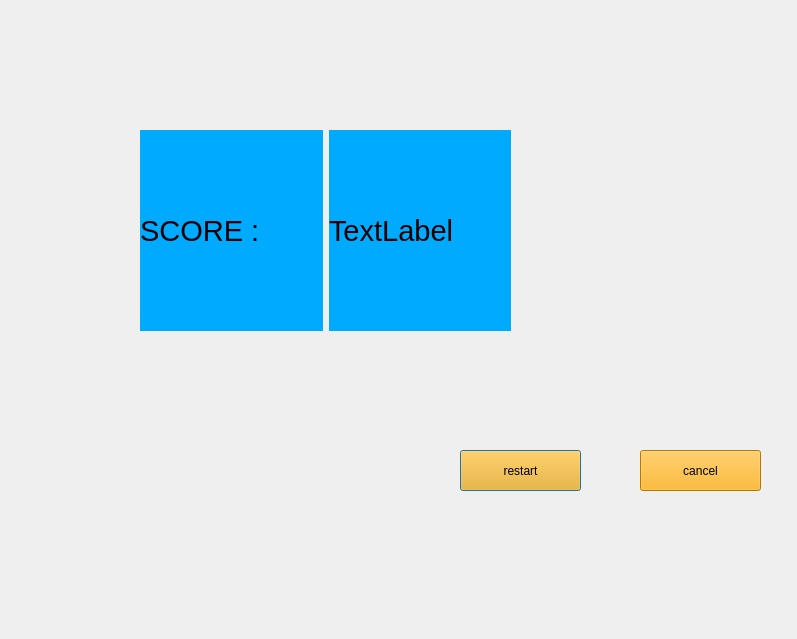
<?xml version="1.0" encoding="UTF-8"?>
<ui version="4.0">
 <class>Score_window</class>
 <widget class="QDialog" name="Score_window">
  <property name="geometry">
   <rect>
    <x>0</x>
    <y>0</y>
    <width>797</width>
    <height>639</height>
   </rect>
  </property>
  <property name="windowTitle">
   <string>Dialog</string>
  </property>
  <property name="autoFillBackground">
   <bool>false</bool>
  </property>
  <property name="styleSheet">
   <string notr="true">background-image: url(:/background/pics/score_background.jpg);</string>
  </property>
  <widget class="QPushButton" name="restart">
   <property name="geometry">
    <rect>
     <x>460</x>
     <y>450</y>
     <width>121</width>
     <height>41</height>
    </rect>
   </property>
   <property name="styleSheet">
    <string notr="true">background-color: rgb(255, 170, 0);
selection-color: rgb(255, 170, 0);
alternate-background-color: rgb(255, 170, 0);</string>
   </property>
   <property name="text">
    <string>restart</string>
   </property>
  </widget>
  <widget class="QPushButton" name="Cancel">
   <property name="geometry">
    <rect>
     <x>640</x>
     <y>450</y>
     <width>121</width>
     <height>41</height>
    </rect>
   </property>
   <property name="styleSheet">
    <string notr="true">background-color: rgb(255, 170, 0);</string>
   </property>
   <property name="text">
    <string>cancel</string>
   </property>
  </widget>
  <widget class="QWidget" name="">
   <property name="geometry">
    <rect>
     <x>140</x>
     <y>130</y>
     <width>371</width>
     <height>201</height>
    </rect>
   </property>
   <layout class="QHBoxLayout" name="horizontalLayout">
    <item>
     <widget class="QLabel" name="label">
      <property name="font">
       <font>
        <pointsize>22</pointsize>
       </font>
      </property>
      <property name="styleSheet">
       <string notr="true">background-color: rgb(0, 170, 255);</string>
      </property>
      <property name="text">
       <string>SCORE :</string>
      </property>
     </widget>
    </item>
    <item>
     <widget class="QLabel" name="label_2">
      <property name="font">
       <font>
        <pointsize>22</pointsize>
       </font>
      </property>
      <property name="styleSheet">
       <string notr="true">background-color: rgb(0, 170, 255);</string>
      </property>
      <property name="text">
       <string>TextLabel</string>
      </property>
     </widget>
    </item>
   </layout>
  </widget>
 </widget>
 <resources/>
 <connections>
  <connection>
   <sender>restart</sender>
   <signal>clicked()</signal>
   <receiver>Score_window</receiver>
   <slot>close()</slot>
   <hints>
    <hint type="sourcelabel">
     <x>512</x>
     <y>466</y>
    </hint>
    <hint type="destinationlabel">
     <x>68</x>
     <y>504</y>
    </hint>
   </hints>
  </connection>
  <connection>
   <sender>Cancel</sender>
   <signal>clicked()</signal>
   <receiver>Score_window</receiver>
   <slot>close()</slot>
   <hints>
    <hint type="sourcelabel">
     <x>701</x>
     <y>468</y>
    </hint>
    <hint type="destinationlabel">
     <x>551</x>
     <y>510</y>
    </hint>
   </hints>
  </connection>
 </connections>
</ui>
